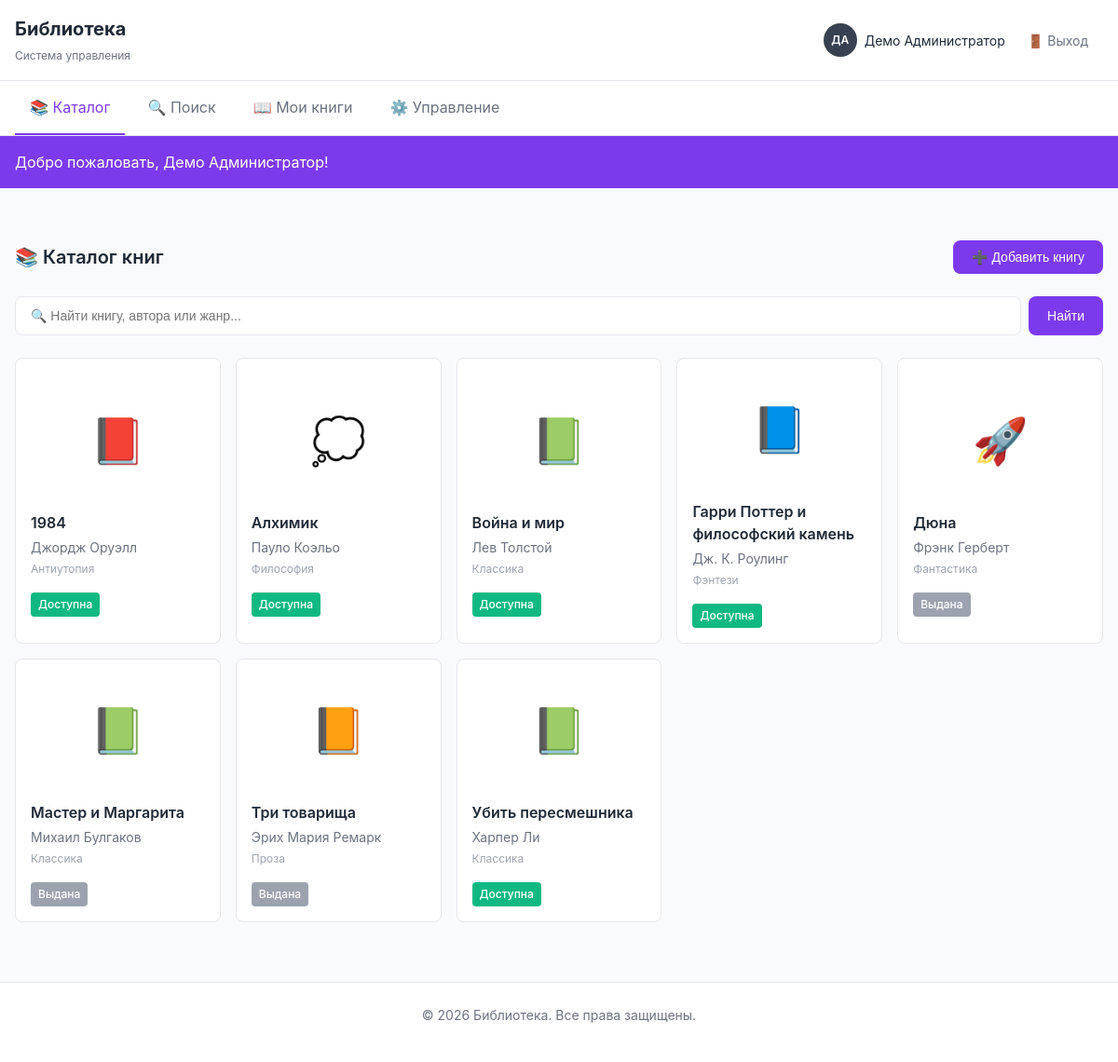
/index.php (signed in), run on the app's committed database.
### tables this page shows
CREATE TABLE users (
    id INT AUTO_INCREMENT PRIMARY KEY,
    email VARCHAR(255) NOT NULL UNIQUE,
    password_hash VARCHAR(255) NOT NULL,
    role ENUM('reader', 'admin') NOT NULL DEFAULT 'reader',
    full_name VARCHAR(255) NOT NULL,
    ticket_number VARCHAR(20) UNIQUE,
    created_at DATETIME NOT NULL DEFAULT CURRENT_TIMESTAMP,
    updated_at DATETIME DEFAULT NULL ON UPDATE CURRENT_TIMESTAMP,
    INDEX idx_email (email),
    INDEX idx_role (role),
    INDEX idx_ticket (ticket_number)
);

CREATE TABLE books (
    id INT AUTO_INCREMENT PRIMARY KEY,
    title VARCHAR(255) NOT NULL,
    author VARCHAR(255) NOT NULL,
    genre VARCHAR(100) NOT NULL,
    isbn VARCHAR(20) NOT NULL UNIQUE,
    status ENUM('available', 'issued') NOT NULL DEFAULT 'available',
    cover_image VARCHAR(255) DEFAULT NULL,
    description TEXT DEFAULT NULL,
    created_at DATETIME NOT NULL DEFAULT CURRENT_TIMESTAMP,
    updated_at DATETIME DEFAULT NULL ON UPDATE CURRENT_TIMESTAMP,
    INDEX idx_title (title),
    INDEX idx_author (author),
    INDEX idx_genre (genre),
    INDEX idx_isbn (isbn),
    INDEX idx_status (status)
);

### includes/functions.php (called while the page is built, shortened)
<?php
require_once 'db.php';
function isLoggedIn() {
    return isset($_SESSION['user_id']);
}
function getCurrentUser() {
    $db = getDB();
    $sql = "SELECT id, email, role, full_name, ticket_number FROM users WHERE id = ?";
    return $db->fetchOne($sql, [$_SESSION['user_id']]);
}
function isAdmin() {
    return isset($_SESSION['role']) && $_SESSION['role'] === ROLE_ADMIN;
}
function escape($string) {
    return htmlspecialchars($string, ENT_QUOTES, 'UTF-8');
}
function getInitials($fullName) {
    $parts = explode(' ', trim($fullName));
    if (count($parts) >= 2) {
        return mb_substr($parts[0], 0, 1) . mb_substr($parts[1], 0, 1);
    }
    return mb_substr($fullName, 0, 2);
}
function getFlashMessage() {
    if (isset($_SESSION['flash_message'])) {
        $message = $_SESSION['flash_message'];
        return $message;
    }
    return null;
}
function getBookIcon($genre) {
    $genre = mb_strtolower(trim($genre));
    $icons = [
        'антиутопия' => '📕',
        'классика' => '📗',
        'фэнтези' => '📘',
        'фантастика' => '🚀',
        'проза' => '📙',
        'философия' => '💭',
        'детектив' => '🔍',
        'триллер' => '😱',
        'роман' => '💕',
        'поэзия' => '✨',
        'научная' => '🔬',
        'история' => '📜',
        'биография' => '👤',
        'приключения' => '🗺️',
        'ужасы' => '👻',
        'комедия' => '😄',
        'драма' => '🎭',
    ];
    foreach ($icons as $key => $icon) {
        if (strpos($genre, $key) !== false) {
            return $icon;
        }
    }
    return '📚';
}
?>

### includes/db.php (called while the page is built, shortened)
<?php
class Database {
    private static $instance = null;
    private $connection;
    private function __construct() {
        try {
            $dsn = "mysql:host=" . DB_HOST . ";dbname=" . DB_NAME . ";charset=" . DB_CHARSET;
            $options = [
                PDO::ATTR_ERRMODE            => PDO::ERRMODE_EXCEPTION,
                PDO::ATTR_DEFAULT_FETCH_MODE => PDO::FETCH_ASSOC,
                PDO::ATTR_EMULATE_PREPARES   => false,
            ];
            $this->connection = new PDO($dsn, DB_USER, DB_PASS, $options);
        } catch (PDOException $e) {
            error_log('Database connection error: ' . $e->getMessage());
            http_response_code(500);
            exit('Сервис временно недоступен. Попробуйте обновить страницу позже.');
        }
    }
    public static function getInstance() {
        if (self::$instance === null) {
            self::$instance = new self();
        }
        return self::$instance;
    }
    public function query($sql, $params = []) {
        try {
            $stmt = $this->connection->prepare($sql);
            $stmt->execute($params);
            return $stmt->fetchAll();
        } catch (PDOException $e) {
            error_log("Database query error: " . $e->getMessage());
            return false;
        }
    }
    public function execute($sql, $params = []) {
        try {
            $stmt = $this->connection->prepare($sql);
            return $stmt->execute($params);
        } catch (PDOException $e) {
            error_log("Database execute error: " . $e->getMessage());
            return false;
        }
    }
    public function fetchOne($sql, $params = []) {
        try {
            $stmt = $this->connection->prepare($sql);
            $stmt->execute($params);
            return $stmt->fetch();
        } catch (PDOException $e) {
            error_log("Database fetchOne error: " . $e->getMessage());
            return false;
        }
    }
}
function getDB() {
    return Database::getInstance();
}
?>

### index.php (the view, shortened to what this page needs)
<?php
require_once 'includes/db.php';
require_once 'includes/functions.php';
$db = getDB();
$quickSearch = trim($_GET['q'] ?? '');
if ($quickSearch) {
    $books = searchBooks($quickSearch);
} else {
    $books = $db->query("SELECT * FROM books ORDER BY title ASC");
}
include 'includes/header.php';
?>
<div class="page-header">
    <h2>📚 Каталог книг</h2>
    <?php if (isAdmin()): ?>
        <button class="btn btn-primary" onclick="openAddBookModal()">
            ➕ Добавить книгу
        </button>
    <?php endif; ?>
</div>
<div class="quick-search">
    <form action="index.php" method="GET" class="search-form" role="search">
        <input
            type="search"
            name="q"
            placeholder="🔍 Найти книгу, автора или жанр..."
            value="<?= escape($quickSearch) ?>"
            class="search-input"
        >
        <button type="submit" class="btn btn-primary">Найти</button>
    </form>
</div>
<div class="books-grid">
    <?php if (empty($books)): ?>
        <div class="empty-state">
            <p>📚 Книги не найдены</p>
        </div>
    <?php else: ?>
        <?php foreach ($books as $book): ?>
            <button type="button" class="book-card" onclick="openBookModal(<?= (int) $book['id'] ?>)" aria-haspopup="dialog">
                <div class="book-cover">
                    <?php if ($book['cover_image']): ?>
                        <img src="<?= escape($book['cover_image']) ?>" alt="<?= escape($book['title']) ?>">
                    <?php else: ?>
                        <div class="book-cover-placeholder">
                            <?= getBookIcon($book['genre']) ?>
                        </div>
                    <?php endif; ?>
                </div>
                <div class="book-info">
                    <h3 class="book-title"><?= escape($book['title']) ?></h3>
                    <p class="book-author"><?= escape($book['author']) ?></p>
                    <p class="book-genre"><?= escape($book['genre']) ?></p>
                    <span class="book-status badge <?= $book['status'] === BOOK_STATUS_AVAILABLE ? 'badge-success' : 'badge-gray' ?>">
                        <?= $book['status'] === BOOK_STATUS_AVAILABLE ? 'Доступна' : 'Выдана' ?>
                    </span>
                </div>
            </button>
        <?php endforeach; ?>
    <?php endif; ?>
</div>
<?php include 'includes/footer.php'; ?>

### includes/header.php (shortened to what this page needs)
<?php
$currentUser = getCurrentUser();
$currentPage = basename($_SERVER['PHP_SELF'], '.php');
?>
<!DOCTYPE html>
<html lang="ru">
<head>
    <link rel="stylesheet" href="css/style.css">
</head>
<body>
    <header class="site-header">
        <div class="container">
            <div class="header-content">
                <div class="logo">
                    <h1><?= SITE_NAME ?></h1>
                    <span class="subtitle"><?= SITE_SUBTITLE ?></span>
                </div>
                <div class="header-actions">
                    <div class="user-menu">
                        <div class="user-avatar">
                            <span class="avatar-circle <?= $currentUser['role'] === ROLE_ADMIN ? 'admin' : 'reader' ?>">
                                <?= getInitials($currentUser['full_name']) ?>
                            </span>
                            <span class="user-name"><?= escape($currentUser['full_name']) ?></span>
                        </div>
                        <a href="logout.php" class="btn-logout" title="Выход">
                            🚪 Выход
                        </a>
                    </div>
                </div>
            </div>
        </div>
    </header>
    <nav class="main-nav">
        <div class="container">
            <ul class="nav-menu">
                <li class="<?= $currentPage === 'index' ? 'active' : '' ?>">
                    <a href="index.php">
                        📚 Каталог
                    </a>
                </li>
                <li class="<?= $currentPage === 'search' ? 'active' : '' ?>">
                    <a href="search.php">
                        🔍 Поиск
                    </a>
                </li>
                <li class="<?= $currentPage === 'my-books' ? 'active' : '' ?>">
                    <a href="my-books.php">
                        📖 Мои книги
                    </a>
                </li>
                <?php if (isAdmin()): ?>
                    <li class="<?= $currentPage === 'management' ? 'active' : '' ?>">
                        <a href="management.php">
                            ⚙️ Управление
                        </a>
                    </li>
                <?php endif; ?>
            </ul>
        </div>
    </nav>
    <?php
    $flash = getFlashMessage();
    if ($flash):
    ?>
        <div class="flash-message flash-<?= $flash['type'] ?>">
            <div class="container">
                <?= escape($flash['message']) ?>
            </div>
        </div>
    <?php endif; ?>
    <main id="main-content" class="main-content" tabindex="-1">
        <div class="container">

### includes/footer.php (shortened to what this page needs)
        </div>
    </main>
    <footer class="site-footer">
        <div class="container">
            <p>&copy; <?= date('Y') ?> <?= SITE_NAME ?>. Все права защищены.</p>
        </div>
    </footer>
</body>
</html>

### data on the page
users: full_name "ДА", full_name "Демо Администратор"
books: genre "📕", title "1984", author "Джордж Оруэлл", genre "Антиутопия", status "Доступна"
books: genre "💭", title "Алхимик", author "Пауло Коэльо", genre "Философия", status "Доступна"
books: genre "📗", title "Война и мир", author "Лев Толстой", genre "Классика", status "Доступна"
books: genre "📘", title "Гарри Поттер и философский камень", author "Дж. К. Роулинг", genre "Фэнтези", status "Доступна"
books: genre "🚀", title "Дюна", author "Фрэнк Герберт", genre "Фантастика", status "Выдана"
books: genre "📗", title "Мастер и Маргарита", author "Михаил Булгаков", genre "Классика", status "Выдана"
books: genre "📙", title "Три товарища", author "Эрих Мария Ремарк", genre "Проза", status "Выдана"
books: genre "📗", title "Убить пересмешника", author "Харпер Ли", genre "Классика", status "Доступна"

### other printed values
SITE_NAME "Библиотека"
SITE_SUBTITLE "Система управления"
$flash['message'] "Добро пожаловать, Демо Администратор!"
